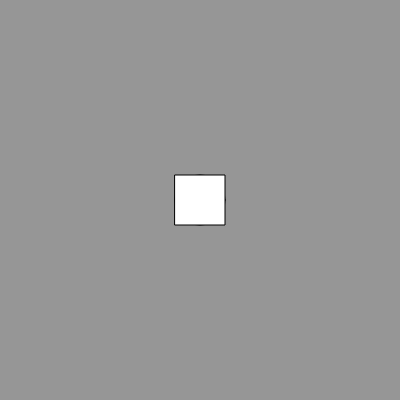
Frame 1 (no input)
Frame 60 (no input): identical to frame 1, image omitted
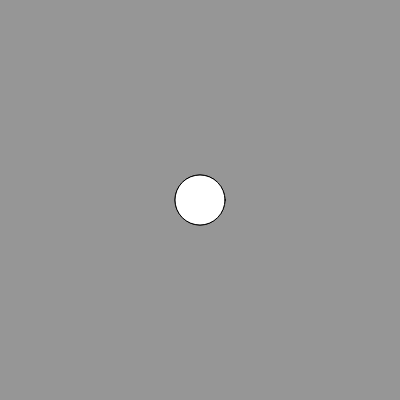
Frame 120 (the mouse pressed at the canvas centre since frame 60)

The p5.js sketch that drew these frames (run headless with seeded random() and noise() and a simulated clock; from frame 60 on, the mouse is pressed at the canvas centre):

// p5.js sketch
// ── sketch.js
let back1 = 200
let back2 = 100

function setup() {
  createCanvas(400, 400);
}

function draw() {
  background(150);
ellipse(200,200,50,50)
if (mouseX >= back1) {
  ellipse(200,200,50,50)
} else {
  rect(175,175,50,50)
} 
}
